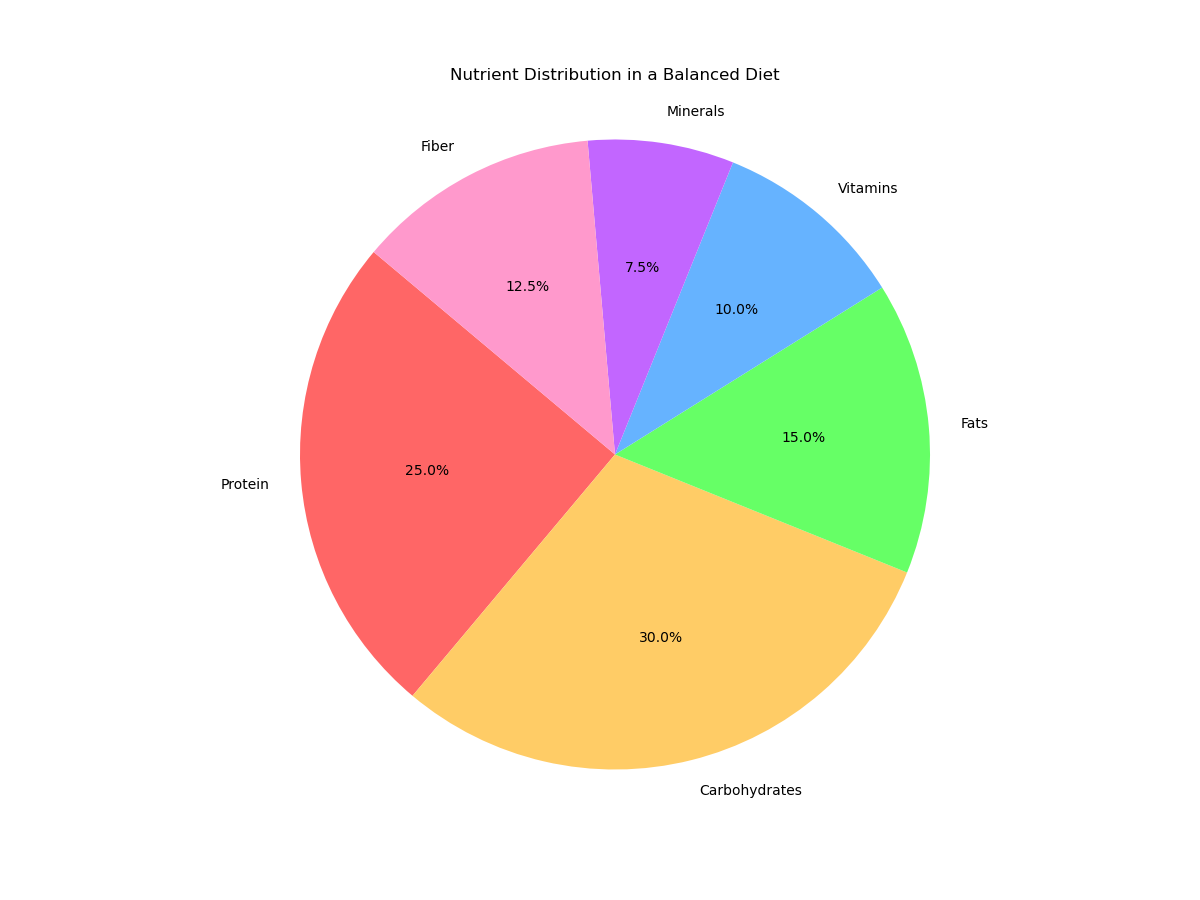

Generate this figure with Python:

import matplotlib.pyplot as plt

labels = 'Protein', 'Carbohydrates', 'Fats', 'Vitamins', 'Minerals', 'Fiber'
sizes = [250, 300, 150, 100, 75, 125]
colors = ['#ff6666','#ffcc66','#66ff66','#66b3ff','#c266ff','#ff99cc']

plt.figure(figsize=(12,9))
plt.pie(sizes, labels=labels, colors=colors, autopct='%1.1f%%', startangle=140)

plt.title('Nutrient Distribution in a Balanced Diet', pad=20)
plt.axis('equal')  
plt.show()
